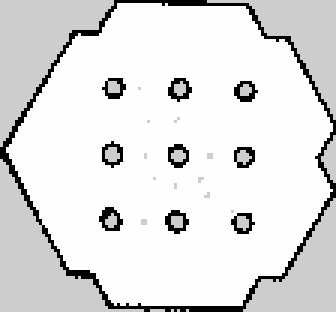
//> input picture rs1_project/maps/my_map.pgm, 112 x 104 px (shown 3 times larger)
$ ./mapOverlay ../maps/my_map.pgm ../maps/my_map.pgm 0.5   (built with g++ and OpenCV 4)
//> lines starting //> are read from the running program, lines starting //| are printed output that depends on the picture
#include <opencv2/opencv.hpp>
#include <opencv2/imgcodecs.hpp>
#include <opencv2/highgui.hpp>
#include <iostream>

int offset_x = 0;
int offset_y = 0;
int img1_og_width = 0;
int img1_og_height = 0;
int scale_percent = 100;
cv::Mat img1, img2, blendedImg;
double alpha;

// Callback function for trackbars, not needed but required by OpenCV
void on_trackbar(int, void*){}

void on_scale_change(int, void*) {

    // This function will be called whenever the scale trackbar is adjusted
    double scale = scale_percent / 100.0;

    // Resize images based on the current scale
    cv::resize(img1, img1, cv::Size(img1_og_width*scale, img1_og_height*scale));

}

int main(int argc, char** argv) {
    // Step 1: Load the two map images
    if (argc != 4){
        std::cerr<<"Usage: "<<argv[0]<<" <path_to_map1> <path_to_map2> <alpha>" <<std::endl;
        return -2;
    }

    std::string map1_path = argv[1];
    std::string map2_path = argv[2];
    alpha = std::stod(argv[3]);

    img1 = cv::imread(map1_path, cv::IMREAD_GRAYSCALE);
//> img1 is the input picture: 104 rows x 112 cols, CV_8UC1; min 0, max 254, mean 223.7
    img2 = cv::imread(map2_path, cv::IMREAD_GRAYSCALE);

    if (img1.empty() || img2.empty()){
        std::cerr << "Error: Could not load the images!" << std::endl;
        return -1;
    }

    // Resize the image
    int original_width = img1.cols;
//> original_width = 112
    int original_height = img1.rows;
//> original_height = 104
    double target_width = 600;
    float aspect_ratio = static_cast<float>(original_height) / original_width;
//> aspect_ratio = 0.929
    int new_height = static_cast<int>(target_width * aspect_ratio);
//> new_height = 557
    cv::resize(img1, img1, cv::Size(target_width, new_height));
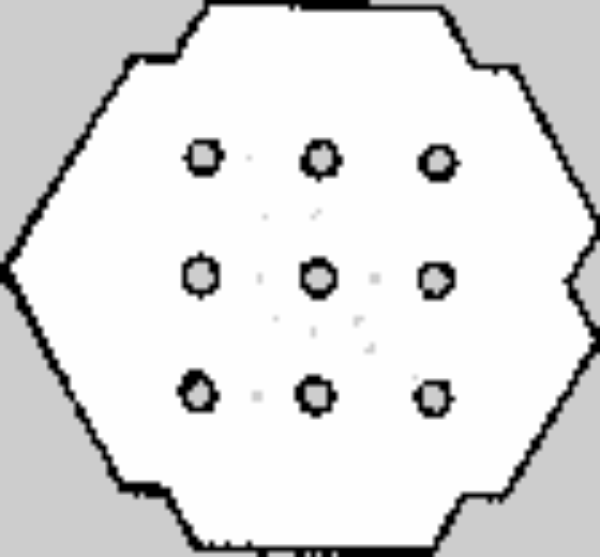
//> img1: 557 rows x 600 cols, CV_8UC1; min 0, max 254, mean 223.7
    img1_og_width = img1.cols;
//> img1_og_width = 600
    img1_og_height = img1.rows;
//> img1_og_height = 557

    original_width = img2.cols;
    original_height = img2.rows;
    target_width = 600;
    aspect_ratio = static_cast<float>(original_height) / original_width;
    new_height = static_cast<int>(target_width * aspect_ratio);
    cv::resize(img2, img2, cv::Size(target_width, new_height));

    cv::imshow("Generated Map", img1);
    cv::imshow("SLAM Map", img2);

    // alpha = std::stod(argv[3]);  // Adjust the opacity (0.0 = fully transparent, 1.0 = fully opaque)
    // cv::Mat overlay;
    // cv::addWeighted(img1, 1.0, img2, alpha, 0.0, img2);

    int window_width = std::max(img1.cols, img2.cols) * 1.5;
//> window_width = 900
    int window_height = std::max(img1.rows, img2.rows) * 1.5;
//> window_height = 835
    cv::Mat canvas(window_height, window_width, CV_8UC1, cv::Scalar(255)); // Initialize with white background

    const char* window_name = "Maps Overlay";
    cv::namedWindow(window_name);

    // Step 3: Create trackbars to control the x and y offsets
    cv::createTrackbar("X Offset", window_name, &offset_x, window_width, on_trackbar);
//> slider 'X Offset' is set to 100
    cv::createTrackbar("Y Offset", window_name, &offset_y, window_height, on_trackbar);
//> slider 'Y Offset' is set to 100
    cv::createTrackbar("Scale %", window_name, &scale_percent, 150, on_scale_change); // Scale from 50% to 200%

    while (true) {
        // Create a blended image
        blendedImg = cv::Mat::zeros(cv::max(img1.rows, img2.rows) + offset_y,
                            cv::max(img1.cols, img2.cols) + offset_x,
                            img1.type());

        // Place the first image in the center
        cv::Mat roi1 = blendedImg(cv::Rect(0, 0, img1.cols, img1.rows));
        img1.copyTo(roi1);
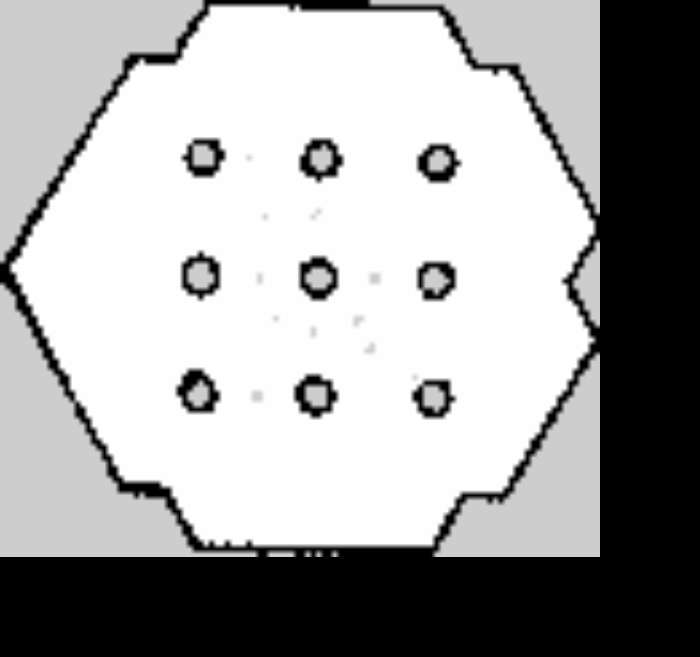
//> blendedImg: 657 rows x 700 cols, CV_8UC1; min 0, max 254, mean 162.6

        // Adjust opacity of the second image
        cv::Mat roi2 = blendedImg(cv::Rect(offset_x, offset_y, img2.cols, img2.rows));
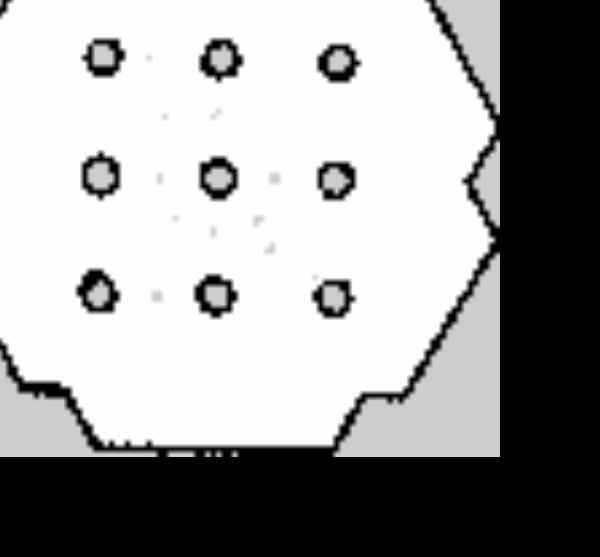
//> roi2: 557 rows x 600 cols, CV_8UC1; min 0, max 254, mean 157.3
        cv::addWeighted(roi2, 1 - alpha, img2, alpha, 0.0, roi2);
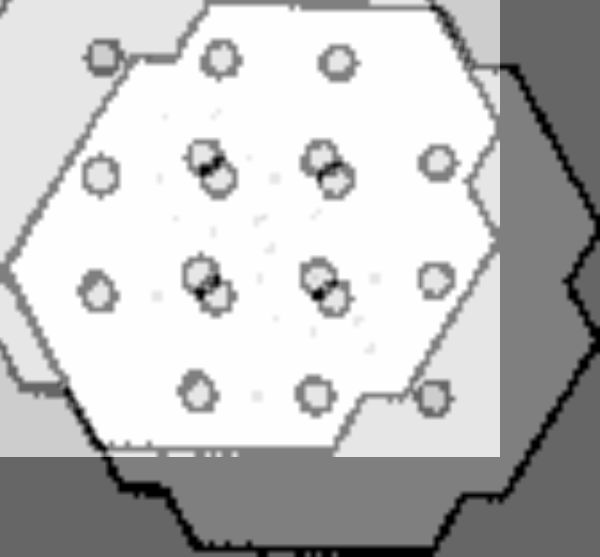
//> roi2: 557 rows x 600 cols, CV_8UC1; min 0, max 254, mean 190.5
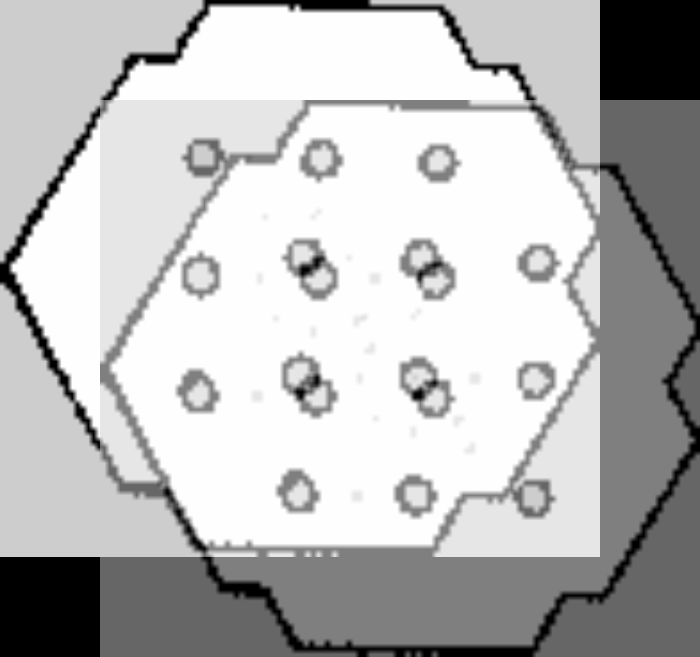
//> blendedImg: 657 rows x 700 cols, CV_8UC1; min 0, max 254, mean 186.7

        // Display the blendedImg image
        cv::imshow("Overlay Image", blendedImg);
        // Break loop if the user presses 'q'
        char key = (char)cv::waitKey(1);
//> the 'q' key is pressed
        if (key == 'q') {
            break;
        }
    }
    // [66 lines of commented-out code are left out]
    ;

    // Step 6: Display the overlaid images
    // cv::imshow("Overlayed Maps", overlay);
    cv::waitKey(0);

    // Save the result if needed
    // cv::imwrite("overlayed_map.pgm", overlay);

    return 0;
}
